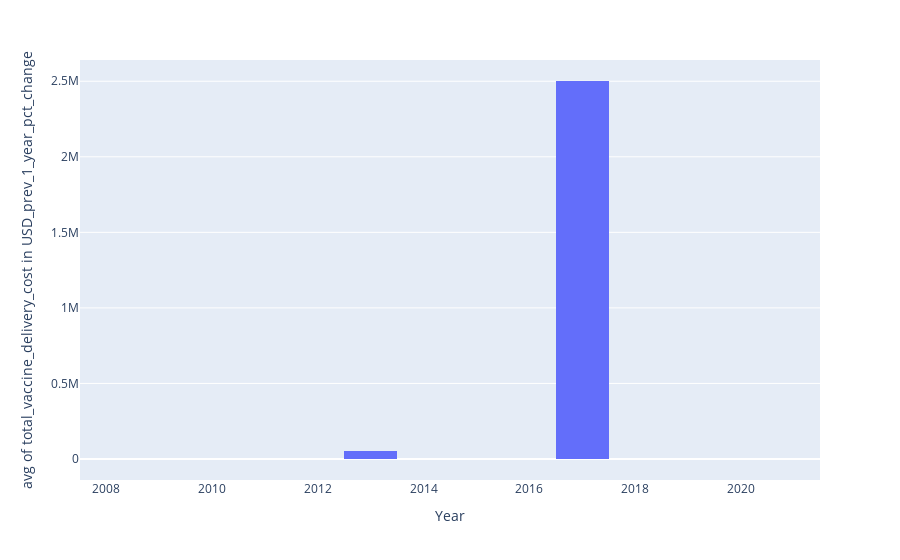

Source (notebook cell):
### Code cell
fig = px.histogram(merged_df, x='Year', histfunc='avg', y='total_vaccine_delivery_cost in USD_prev_1_year_pct_change')
fig

### Figure 1 — Plotly figure (JSON) as saved in the notebook; plotly's stock layout.template omitted (floating-point values rounded to 4 significant figures; data arrays with more than 128 entries replaced by an {"elided": "..."} marker saying what was removed)
{"data": [{"alignmentgroup": "True", "bingroup": "x", "histfunc": "avg", "hovertemplate": "Year=%{x}<br>avg of total_vaccine_delivery_cost in USD_prev_1_year_pct_change=%{y}<extra></extra>", "legendgroup": "", "marker": {"color": "#636efa", "pattern": {"shape": ""}}, "name": "", "offsetgroup": "", "orientation": "v", "showlegend": false, "type": "histogram", "x": {"elided": "875 str values"}, "xaxis": "x", "y": {"elided": "875 float values"}, "yaxis": "y"}], "layout": {"barmode": "relative", "legend": {"tracegroupgap": 0}, "margin": {"t": 60}, "xaxis": {"anchor": "y", "domain": [0, 1], "title": {"text": "Year"}}, "yaxis": {"anchor": "x", "domain": [0, 1], "title": {"text": "avg of total_vaccine_delivery_cost in USD_prev_1_year_pct_change"}}}}
